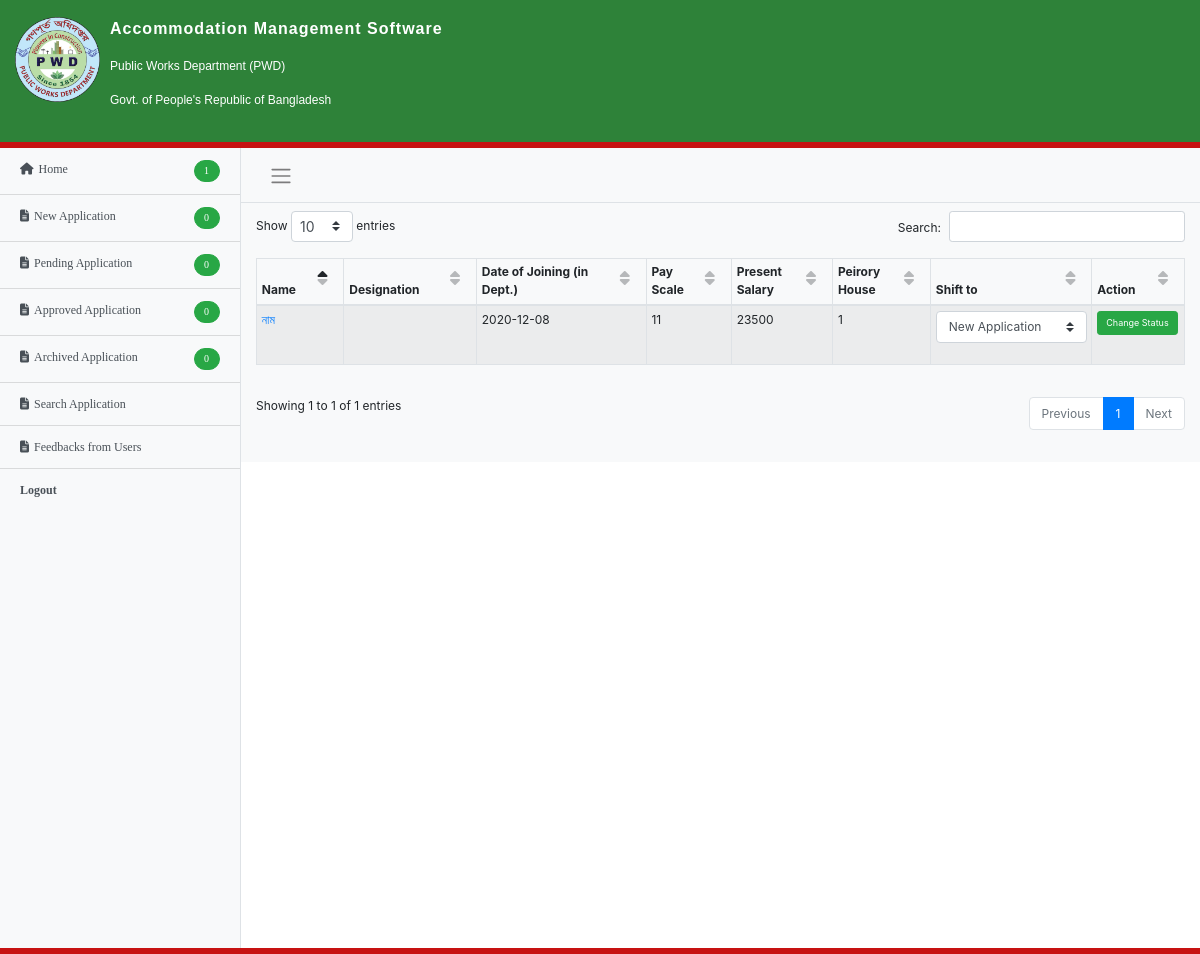
/cp/admin_home.php (signed in), run on the app's committed database.
### tables this page shows
CREATE TABLE IF NOT EXISTS `tbl_accommodation_application` (
  `id` int(11) NOT NULL AUTO_INCREMENT,
  `name` varchar(255) NOT NULL,
  `email` varchar(255) NOT NULL,
  `nid` varchar(255) NOT NULL,
  `designation` varchar(255) NOT NULL,
  `password` varchar(255) NOT NULL,
  `confirm_password` varchar(255) NOT NULL,
  `fathers_name` varchar(255) NOT NULL,
  `mothers_name` varchar(255) NOT NULL,
  `joining_date_dept` date NOT NULL,
  `joining_date_present` date NOT NULL,
  `joining_letter` varchar(255) NOT NULL,
  `pay_scale` text NOT NULL,
  `present_salary` varchar(255) NOT NULL,
  `special_pay` varchar(255) NOT NULL,
  `marital_status` text NOT NULL,
  `mobile_number` varchar(255) NOT NULL,
  `spouse_name` varchar(255) NOT NULL,
  `number_of_family_members` int(11) NOT NULL,
  `house_owned_by` varchar(255) NOT NULL,
  `legally_separated` varchar(255) NOT NULL,
  `date_of_completion_of_letting_unit` date NOT NULL,
  `photo` varchar(255) NOT NULL,
  `loan_obtained_from_govt` text NOT NULL,
  `loan_obtained_from_govt_amount` varchar(255) NOT NULL,
  `loan_obtained_from_govt_date` date NOT NULL,
  `loan_obtained_house_building` text NOT NULL,
  `loan_obtained_house_building_amount` varchar(255) NOT NULL,
  `loan_obtained_house_building_date` date NOT NULL,
  `allotted_flat` text NOT NULL,
  `accommodation_arraignment` varchar(255) NOT NULL,
  `areas` varchar(255) NOT NULL,
  `get_house_one` varchar(255) NOT NULL,
  `get_house_two` varchar(255) NOT NULL,
  `get_house_three` varchar(255) NOT NULL,
  `date` date NOT NULL,
  `executive_engineer` varchar(255) NOT NULL,
  `superintending_engineer` varchar(255) NOT NULL,
  `signature` varchar(255) NOT NULL,
  `evicted_resident` text NOT NULL,
  `remarks` text NOT NULL,
  `comment` varchar(255) NOT NULL,
  `status` int(11) NOT NULL,
  `update_date` date NOT NULL,
  PRIMARY KEY (`id`)
);

### cp/admin_home.php (the view, shortened to what this page needs)
<?php
include("config/connection.php");
    if ($_SESSION["flag"] == "ok")
    {
      $msg = @$_GET['msg_panel'];
      if($msg == 'new_application'){
$query="SELECT tbl_accommodation_application.*, ".DBHR.".hrtdesignation.DesignationName from tbl_accommodation_application INNER JOIN ".DBHR.".hrtdesignation On tbl_accommodation_application.designation=".DBHR.".hrtdesignation.DesignationID";
        $admin_home = mysqli_query($conn, $query." where status=1") or die(mysqli_error($conn));
      }elseif($msg == 'pending_application'){
        $admin_home = mysqli_query($conn, "SELECT * from tbl_accommodation_application where status=2") or die(mysqli_error($conn));
      }elseif ($msg == 'approved_application') {
        $admin_home = mysqli_query($conn, "SELECT * from tbl_accommodation_application where status=3") or die(mysqli_error($conn));
      }elseif ($msg == 'rejected_application') {
        $admin_home = mysqli_query($conn, "SELECT * from tbl_accommodation_application where status=4") or die(mysqli_error($conn));
      }
      elseif($msg == 'admin_home'){
        $admin_home = mysqli_query($conn, "SELECT * from tbl_accommodation_application where status=0") or die(mysqli_error($conn));
      }else{
        $admin_home = mysqli_query($conn, "SELECT * from tbl_accommodation_application where status=0") or die(mysqli_error($conn));
      }
?>
<!DOCTYPE html>
<html lang="en">
<head>
  <?php include 'css_master.php';?>
</head>
<body>
<?php include 'header.php';?>
  <div class="d-flex" id="wrapper">
    <?php include 'sidebar.php';?>
    <div id="page-content-wrapper">
      <?php include 'navbar.php';?>
        <div class="container" style="background-color: #f8f9fa">
        <div class="section-body old">
          <table id="dtBasicExample" class="table table-striped table-bordered table-sm" cellspacing="0" width="100%">
  <thead>
    <tr>
      <th class="th-sm">Name
      </th>
      <th class="th-sm">Designation
      </th>
      <th class="th-sm">Date of Joining (in Dept.)
      </th>
      <th class="th-sm">Pay Scale
      </th>
      <th class="th-sm">Present Salary
      </th>
      <th class="th-sm">Peirory House
      </th>
      <th class="th-sm">Shift to
      </th>
      <th class="th-sm">Action
      </th>
    </tr>
  </thead>
  <tbody>
    <?php while($home_result=mysqli_fetch_array($admin_home)){?>
    <tr>
      <form class="form-horizontal" action="update_remove.php?msg=<?=$home_result['id']?>" method="post" enctype="multipart/form-data" data-parsley-validate>
      <td><a href="view_application.php?msg_applicant=<?=$home_result['id']?>"><?=$home_result['name']?></a></td>
      <td><?=$home_result['DesignationName']?></td>
      <td><?=$home_result['joining_date_dept']?></td>
      <td><?=$home_result['pay_scale']?></td>
      <td><?=$home_result['present_salary']?></td>
      <td><?=$home_result['areas']?></td>
      <td>
        <div class="form-group">
                      <select class="custom-select" id="status" name="status" style="font-size: 12px;">
                        <option value="1">New Application</option>
                      </select>
                    </div>
      </td>
      <td><button class="btn btn-success btn-sm" type="submit" name="change_status" style="font-size: 9px;">Change Status</button></td>
      </form>
    </tr>
  <?php }?>
  </tbody>
</table>
          </div>
    </div>
  </div>
</div>
  <?php include 'footer.php';?>
</body>
</html>
<?php }elseif($_SESSION["flag"] == "error_pass")
    {
      $msg = "The password is incorrect!";
        header("Location: admin.php?msg=".$msg);
    }elseif ($_SESSION["flag"] == "error_username") {
     $msg = "The username is incorrect!";
        header("Location: admin.php?msg=".$msg);
      }else {
        $msg = "The username and password are incorrect!";
        header("Location: admin.php?msg=".$msg);
      } ?>

### cp/css_master.php (shortened to what this page needs)
<link href="../vendor/bootstrap/css/bootstrap.min.css" rel="stylesheet">
<link href="../css/simple-sidebar.css" rel="stylesheet">
  <link rel="stylesheet" href="fonts/material-icon/css/material-design-iconic-font.min.css">
  <link rel="stylesheet" href="vendor/nouislider/nouislider.min.css">
  <link href="../css/addons/datatables.min.css" rel="stylesheet">

### cp/header.php
<div>
  <header>
  	<div class="row" style="margin-left: 3px; margin-top:5px; margin-bottom:5px;">
  <img src="../assets/images/favicon.png" style="width: 85px;height: 85px;">
  <div>
  <p style="font-size: 16px;font-weight: bold;margin-top: 0px;margin-left: 10px;font-family: sans-serif; letter-spacing:1px;">Accommodation Management Software</p>
  <p style="font-size: 12px;margin-top: 3px;margin-left: 10px;font-family: sans-serif;  font-weight:normal;">Public Works Department (PWD)</p>
  <p style="font-size: 12px;margin-top: 0px;margin-left: 10px;font-family: sans-serif;  font-weight:normal;">Govt. of People's Republic of Bangladesh</p>
</div>
</div>
</header>
<header class="header2">
</header>
</div>

### sidebar.php (shortened to what this page needs)
<?php
if (@$_SESSION["flag"] != "ok")
    {
?>
    <div class="bg-light border-right" id="sidebar-wrapper">
      <div class="list-group list-group-flush" id="sidebar-activity">
        <a href="index.php" class="list-group-item list-group-item-action bg-light"><i style='font-size:12px; margin-right: 5px;' class='fas'>&#xf015;</i>হোম </a>
        <a target="_blank" href="assets/files/1035.pdf" class="list-group-item list-group-item-action bg-light"><i style='font-size:12px; margin-right: 5px;' class='fas'>&#xf15c;</i>বিদ্যমান থাকার ব্যবস্থা</a>
        <a target="_blank" href="assets/files/1035.pdf" class="list-group-item list-group-item-action bg-light"><i style='font-size:12px; margin-right: 5px;' class='fas'>&#xf15c;</i>খালি আবাসন</a>
        <a href="application_for_accommodation.php" class="list-group-item list-group-item-action bg-light"><i style='font-size:12px; margin-right: 5px;' class='fas'>&#xf15c;</i>অনলাইন আবেদন</a>
        <a href="feedback.php" class="list-group-item list-group-item-action bg-light"><i style='font-size:12px; margin-right: 5px;' class='fas'>&#xf15c;</i>মতামত</a>
        <a href="contact_us.php" class="list-group-item list-group-item-action bg-light"><i style='font-size:12px; margin-right: 5px;' class='fas'>&#xf15c;</i>যোগাযোগ করুন</a>
        <a href="#" class="list-group-item list-group-item-action bg-light" style="height: 0%; display: none;"></a>
      </div>
      <iframe src="https://www.google.com/maps/embed?pb=!1m18!1m12!1m3!1d3652.424266306488!2d90.40296971441526!3d23.732245484598263!2m3!1f0!2f0!3f0!3m2!1i1024!2i768!4f13.1!3m3!1m2!1s0x3755b8f19b456103%3A0xd7df9c7313b563fb!2sPublic%20Works%20Department%2C%20Purta%20Bhaban!5e0!3m2!1sen!2sbd!4v1603095651791!5m2!1sen!2sbd" width="235" height="200" frameborder="0" style="border:0;" allowfullscreen="" aria-hidden="false" tabindex="0"></iframe>
    </div>
  <?php }else{
    $home_app = mysqli_query($conn, "SELECT count(id) as count from tbl_accommodation_application where status=0") or die(mysqli_error($conn));
    $home_app_result=mysqli_fetch_array($home_app);
    $new_app = mysqli_query($conn, "SELECT count(id) as count from tbl_accommodation_application where status=1") or die(mysqli_error($conn));
    $new_app_result=mysqli_fetch_array($new_app);
    $pending_app = mysqli_query($conn, "SELECT count(id) as count from tbl_accommodation_application where status=2") or die(mysqli_error($conn));
    $pending_app_result=mysqli_fetch_array($pending_app);
    $approved_app = mysqli_query($conn, "SELECT count(id) as count from tbl_accommodation_application where status=3") or die(mysqli_error($conn));
    $approved_app_result=mysqli_fetch_array($approved_app);
    $rejected_app = mysqli_query($conn, "SELECT count(id) as count from tbl_accommodation_application where status=4") or die(mysqli_error($conn));
    $rejected_app_result=mysqli_fetch_array($rejected_app);
    $feedbacks_count = mysqli_query($conn, "SELECT count(id) as count from tbl_feedback") or die(mysqli_error($conn));
    ?>
    <div class="bg-light border-right" id="sidebar-wrapper">
      <div class="list-group list-group-flush" id="sidebar-activity">
        <a href="admin_home.php?msg_panel=<?php echo 'admin_home';?>" class="list-group-item list-group-item-action bg-light"><i style='font-size:12px; margin-right: 5px;' class='fas'>&#xf015;</i>Home<button class="btn btn-success" style="border-radius: 30px;height: 22px; width: 10px;margin-left: 12%;float: right;"><p <?php if($home_app_result['count']<10){?> style="margin-top: -4px; margin-left: -3px; font-size: 10px;" <?php }elseif($home_app_result['count']>=10){?> style="margin-top: -4px; margin-left: -6px; font-size: 10px;"<?php }?>><?=$home_app_result['count']?></p></button></a>
        <a href="admin_home.php?msg_panel=<?php echo 'new_application';?>" class="list-group-item list-group-item-action bg-light"><i style='font-size:12px; margin-right: 5px;' class='fas'>&#xf15c;</i>New Application<button class="btn btn-success" style="border-radius: 30px;height: 22px; width: 10px;margin-left: 12%;float: right;"><p <?php if($new_app_result['count']<10){?> style="margin-top: -4px; margin-left: -3px; font-size: 10px;" <?php }elseif($new_app_result['count']>=10){?> style="margin-top: -4px; margin-left: -6px; font-size: 10px;"<?php }?>><?=$new_app_result['count']?></p></button></a>
        <a href="admin_home.php?msg_panel=<?php echo 'pending_application';?>" class="list-group-item list-group-item-action bg-light"><i style='font-size:12px; margin-right: 5px;' class='fas'>&#xf15c;</i>Pending Application<button class="btn btn-success" style="border-radius: 30px;height: 22px; width: 10px;margin-left: 12%;float: right;"><p <?php if($pending_app_result['count']<10){?> style="margin-top: -4px; margin-left: -3px; font-size: 10px;" <?php }elseif($pending_app_result['count']>=10){?> style="margin-top: -4px; margin-left: -6px; font-size: 10px;"<?php }?>><?=$pending_app_result['count']?></p></button></a>
        <a href="admin_home.php?msg_panel=<?php echo 'approved_application';?>" class="list-group-item list-group-item-action bg-light"><i style='font-size:12px; margin-right: 5px;' class='fas'>&#xf15c;</i>Approved Application<button class="btn btn-success" style="border-radius: 30px;height: 22px; width: 10px;margin-left: 12%; float: right;"><p <?php if($approved_app_result['count']<10){?> style="margin-top: -4px; margin-left: -3px; font-size: 10px;" <?php }elseif($approved_app_result['count']>=10){?> style="margin-top: -4px; margin-left: -6px; font-size: 10px;"<?php }?>><?=$approved_app_result['count']?></p></button></a>
        <a href="admin_home.php?msg_panel=<?php echo 'rejected_application';?>" class="list-group-item list-group-item-action bg-light"><i style='font-size:12px; margin-right: 5px;' class='fas'>&#xf15c;</i>Archived Application<button class="btn btn-success" style="border-radius: 30px;height: 22px; width: 10px;margin-left: 12%; float: right;"><p <?php if($rejected_app_result['count']<10){?> style="margin-top: -4px; margin-left: -3px; font-size: 10px;" <?php }elseif($rejected_app_result['count']>=10){?> style="margin-top: -4px; margin-left: -6px; font-size: 10px;"<?php }?>><?=$rejected_app_result['count']?></p></button></a>
        <a href="search_application.php" class="list-group-item list-group-item-action bg-light"><i style='font-size:12px; margin-right: 5px;' class='fas'>&#xf15c;</i>Search Application</a>
        <a href="admin_home.php?msg_panel=<?php echo 'feedbacks_from_users';?>" class="list-group-item list-group-item-action bg-light"><i style='font-size:12px; margin-right: 5px;' class='fas'>&#xf15c;</i>Feedbacks from Users</a>
        <a href="logout.php" class="list-group-item list-group-item-action bg-light" ><b>Logout</b></a>
      </div>
    </div>
  <?php }?>

### navbar.php
<nav class="navbar navbar-expand-lg navbar-light bg-light border-bottom">
        <button class="btn btn-primary" id="menu-toggle"><span class="navbar-toggler-icon"></span></button>
      </nav>

### footer.php
<footer class="foo2">
</footer>

### css/simple-sidebar.css (style rules this page uses)
#wrapper { overflow-x: hidden; }
#sidebar-wrapper { min-height: 100vh; margin-left: -15rem; -webkit-transition: margin .25s ease-out; -moz-transition: margin .25s ease-out; -o-transition: margin .25s ease-out; transition: margin .25s ease-out; }
#sidebar-wrapper .list-group { width: 15rem; }
#page-content-wrapper { min-width: 100vw; }
@media (min-width: 768px) { #sidebar-wrapper { margin-left: 0; } }
@media (min-width: 768px) { #page-content-wrapper { min-width: 0; width: 100%; } }

### sidebar.php (style rules this page uses)
.list-group-item-action { font-family: Verdana, SolaimanLipi; }

### data on the page
tbl_accommodation_application: name "নাম", joining_date_dept "2020-12-08", pay_scale "11", present_salary "23500", areas "1"

### other printed values
$home_app_result['count'] "1"
$new_app_result['count'] "0"
$pending_app_result['count'] "0"
$approved_app_result['count'] "0"
$rejected_app_result['count'] "0"
